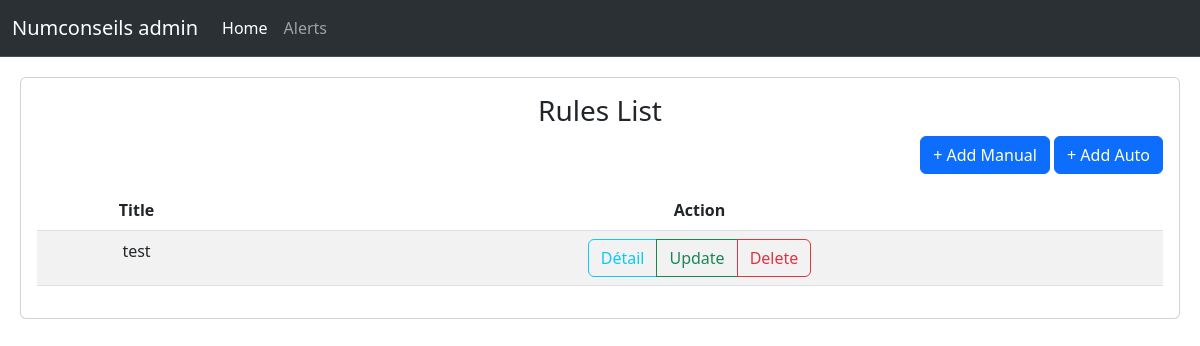
The page /list/ on the database as committed earlier.
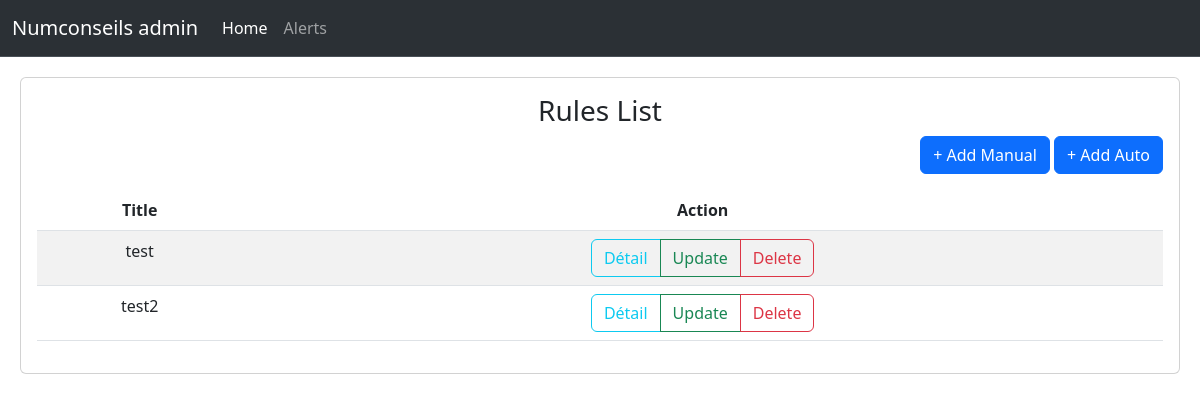
The same page on the database as committed later.
### filter/models.py (models this page shows, shortened)
class Filter(models.Model):
    name = models.CharField( max_length=65, unique=True)
    days = models.CharField(verbose_name="Days status", max_length=100,blank=True)
    start_time = models.TimeField(verbose_name="Start time",null=True, blank=True)
    end_time = models.TimeField(verbose_name="End time",null=True, blank=True)
    start_date = models.DateField(verbose_name="Start date",null=True, blank=True)
    end_date = models.DateField(verbose_name="End date",null=True, blank=True)
    os = models.CharField(max_length=50, blank=True)
    network = models.CharField(verbose_name='IP address', max_length=20, blank=True)
    subnet = models.CharField(verbose_name='Subnet',max_length=20, blank=True)
    router = models.CharField(verbose_name='Router', max_length=20, blank=True)
    DHCP = models.CharField(verbose_name="DHCP", max_length=20, blank=True)
    DNS = models.CharField(verbose_name="DNS", max_length=50, blank=True)
    BYOD = models.IntegerField(verbose_name="BYOD",null=True, blank=True)

### filter/views.py (the view)
# urls.py: path('list/', filter_list, name='filter_list'),
def filter_list(request):
    tasks = Filter.objects.all()
    return render(request, "filter/filter_list.html", { "tasks": tasks})

### filter/templates/filter/filter_list.html (shortened to what this page needs)
{% extends "filter/index.html" %}
{% block content %}
<div class="card text-center">
    <div class="card-body">
        <h3>Rules List</h3>
        <p class="add-stl"> <a class="btn btn-primary" href="{% url 'filter_create' %}" role="button"> + Add Manual</a>
        <a class="btn btn-primary" href="{% url 'filter_auto' %}" role="button"> + Add Auto</a></p>
        <table class="table table-striped col-xs-3 col-lg-3">
            <thead>
                <tr>
                    <th scope="col">Title</th>
                    <th scope="col-xs">Action</th>
                </tr>
            </thead>
            <tbody>
                {% for task in tasks %}
                <tr>
                    <td>{{ task.name }}</td>
                    <td>
                        <div class="btn-group">
                            <a class="btn btn-outline-info" href="{% url 'filter_detail' task.id %}">Détail</a>
                            <a class="btn btn-outline-success"href="{% url 'filter_update' task.id %}">Update</a>
                            <a class="btn btn-outline-danger" href="#DeleteModel{{task.id}}" data-bs-target="#DeleteModel{{task.id}}" data-bs-toggle="modal" role="button">Delete</a>
                        </div>
                    </td>
                </tr>
                {% endfor %}
            </tbody>
        </table>
    </div>
</div>
{% endblock %}

### filter/templates/filter/index.html (shortened to what this page needs)
{% load static %}
<!DOCTYPE html>
<html lang="en">
<head>
    <link href="https://cdn.jsdelivr.net/npm/bootstrap@5.3.0/dist/css/bootstrap.min.css"
    rel="stylesheet"
>
</head>
<nav class="navbar navbar-expand-lg bg-body-tertiary bg-dark border-bottom border-bottom-dark" data-bs-theme="dark">
    <div class="container-fluid">
      <a class="navbar-brand" href="/">Numconseils admin</a>
      <div class="collapse navbar-collapse" id="navbarSupportedContent">
        <ul class="navbar-nav me-auto mb-2 mb-lg-0">
          <li class="nav-item">
            <a class="nav-link active" aria-current="page" href="/list">Home</a>
          </li>
          <li class="nav-item">
            <a class="nav-link" href="#">Alerts</a>
          </li>
        </ul>
      </div>
    </div>
</nav>
<body>
    {% block content %}
    {% endblock %}
</body>
</html>

### filter/templates/filter/index.html (style rules this page uses)
.card { margin: 20px; float: none; margin-bottom: 10px; }
.add-stl { float: right }

Rows that differ between the two databases and show on the page:
added Filter: name "test2"
